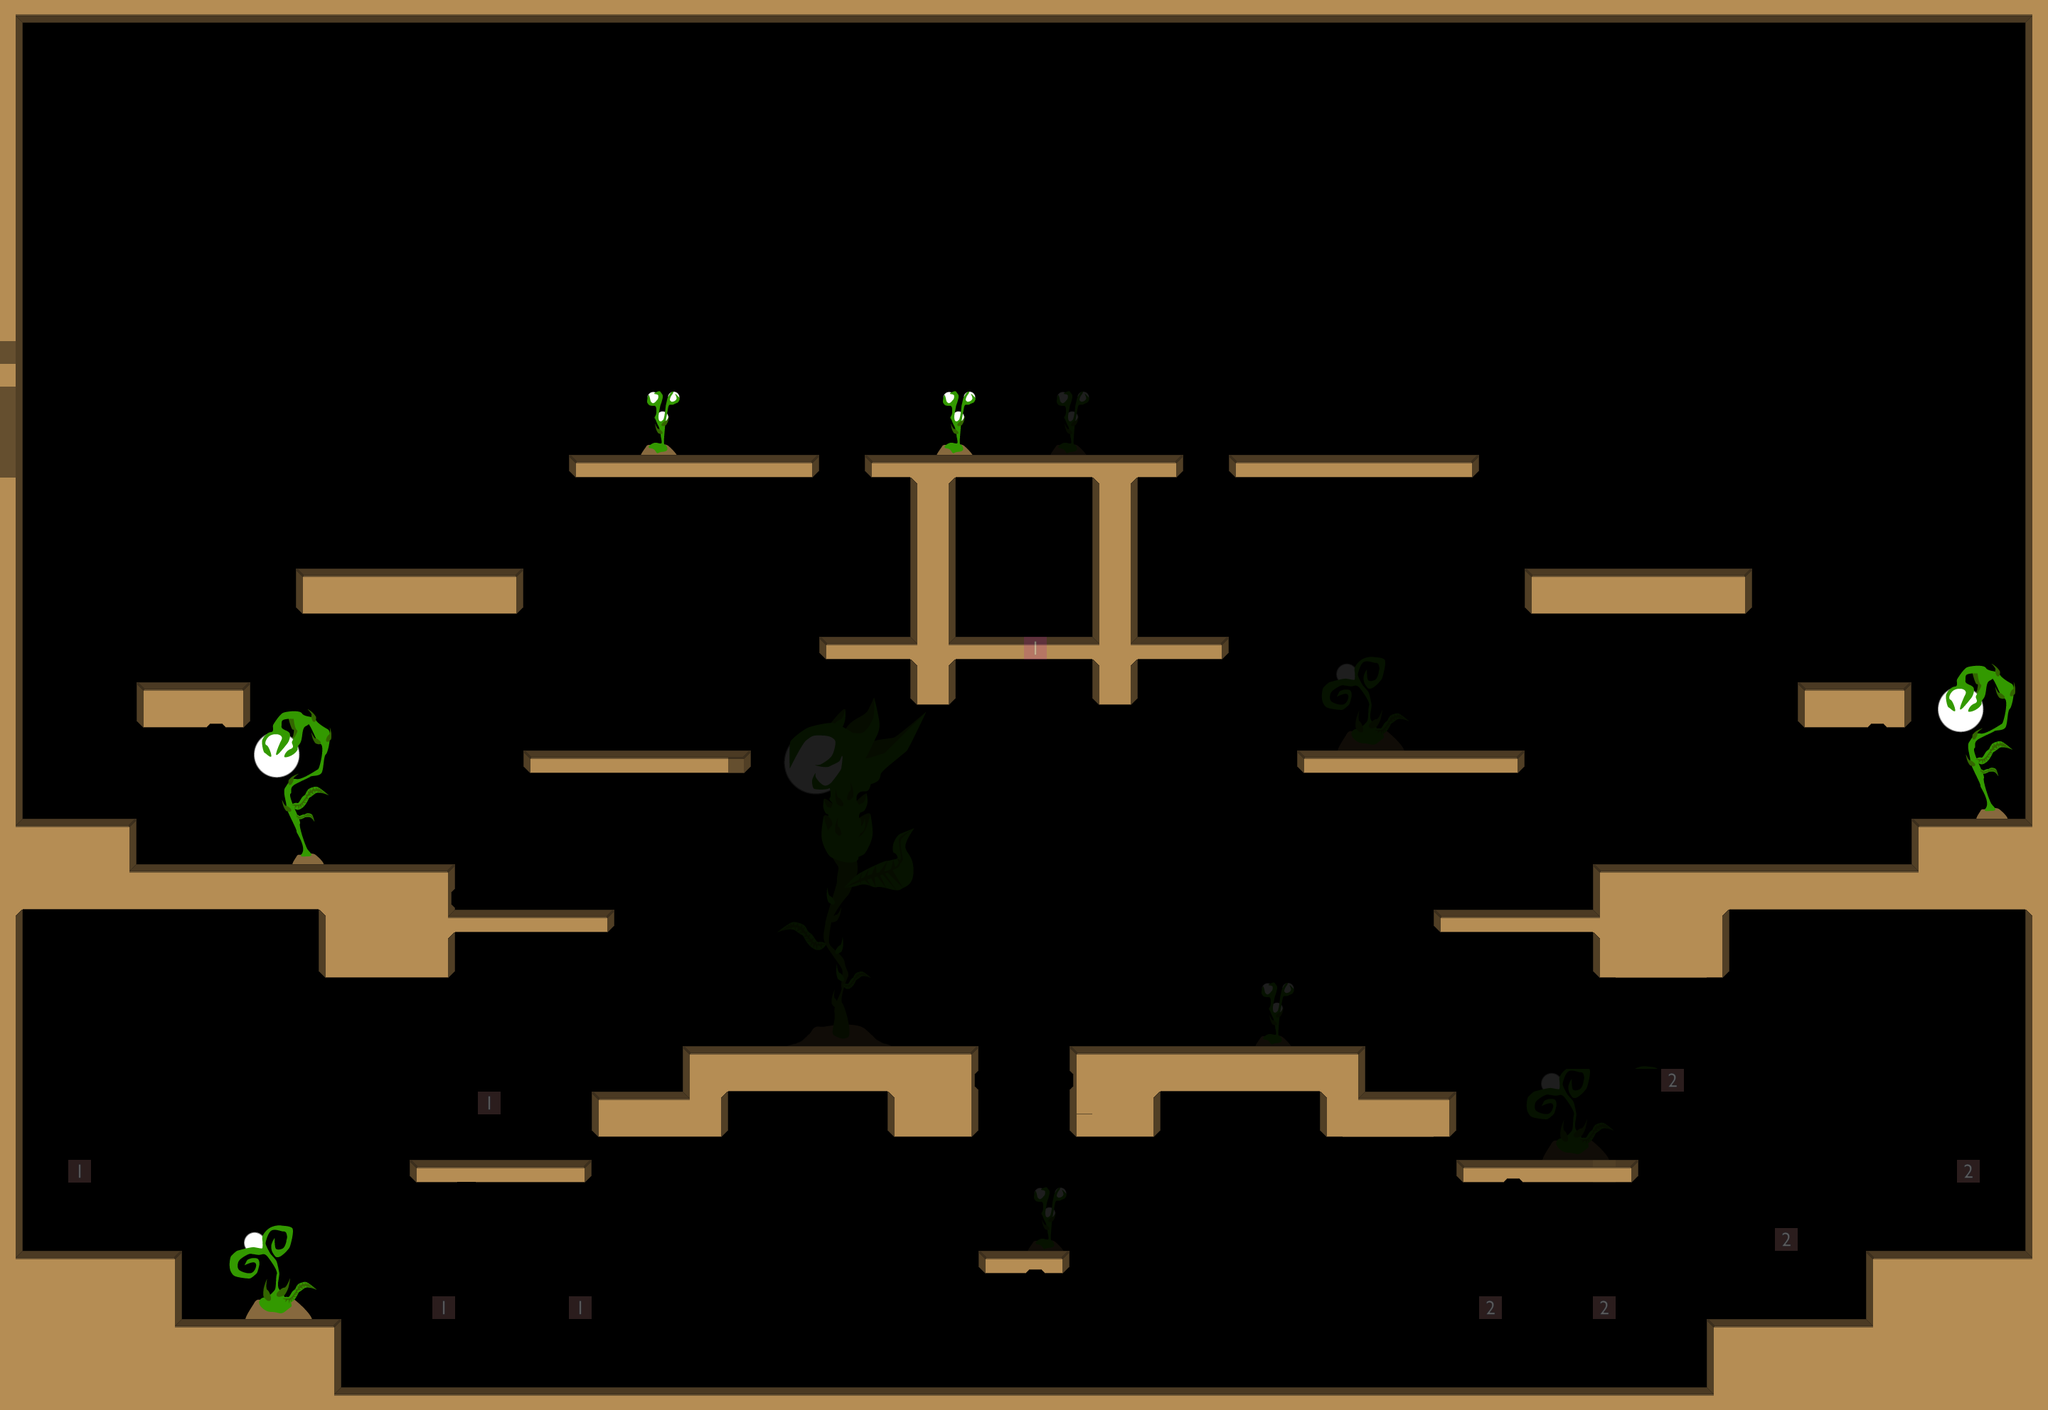

A 2D game scene composited from a Tiled map and its tileset images. What follows is a short description and the map's XML, with each tile layer's data collapsed to a summary:
An orthogonal 90x62 tile map with 32x32 px tiles, 4 tile layers (Background, Collision, Foreground, Logic), 3 tilesets.

<map version="1.0" orientation="orthogonal" width="90" height="62" tilewidth="32" tileheight="32">
 <tileset firstgid="1" name="elemente_level_compact" tilewidth="32" tileheight="32">
  <image source="elemente_level_compact.png" />
 </tileset>
 <tileset firstgid="145" name="elemente_level_compact2" tilewidth="32" tileheight="32">
  <image source="elemente_level_compact2.png" />
 </tileset>
 <tileset firstgid="434" name="numbers" tilewidth="32" tileheight="32">
  <image source="numbers.png" />
 </tileset>
 <layer name="Background" width="90" height="62" opacity="0.12">
  <data>[5580 cells, 171 non-empty, 139 distinct tile ids]</data>
 </layer>
 <layer name="Collision" width="90" height="62" opacity="0.56">
  <data>[5580 cells, 858 non-empty, 47 distinct tile ids]</data>
 </layer>
 <layer name="Foreground" width="90" height="62">
  <data>[5580 cells, 936 non-empty, 81 distinct tile ids]</data>
 </layer>
 <layer name="Logic" width="90" height="62" opacity="0.37">
  <data>[5580 cells, 10 non-empty, 3 distinct tile ids]</data>
 </layer>
</map>
